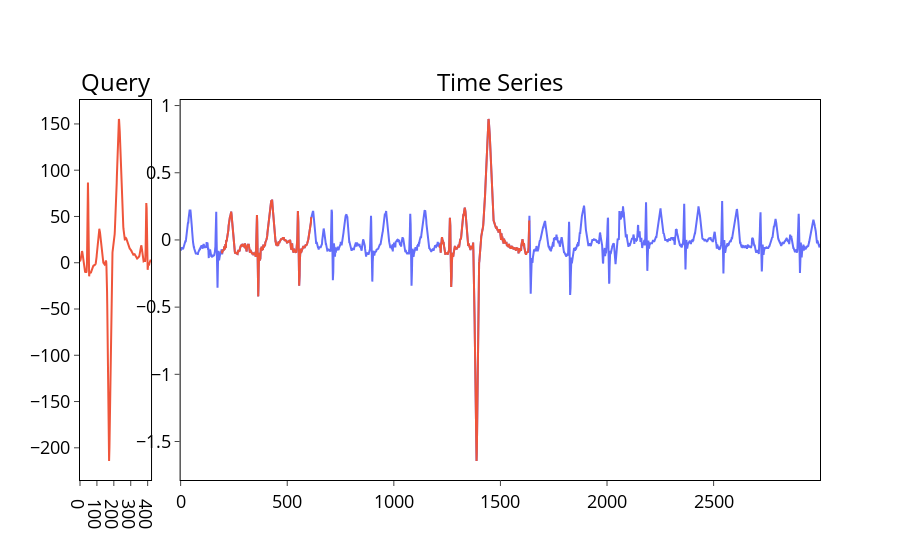

The code cell stored with this chart in its notebook:
### Markdown cell above
Напишите функцию `plot_bestmatch_results()` в модуле *plots.py* для визуализации найденных $topK$ похожих подпоследовательностей временного ряда на образец поиска. За основу возьмите функцию `plot_bestmatch_data()` и добавьте отображение найденных подпоследовательностей, выделив их тем же цветом, что и образец поиска.

### Code cell
plot_bestmatch_results(ts, query, topK_match_results)

### Figure 1 — Plotly figure (JSON) as saved in the notebook; plotly's stock layout.template omitted (floating-point values rounded to 4 significant figures; data arrays with more than 128 entries replaced by an {"elided": "..."} marker saying what was removed)
{"data": [{"line": {"color": "#EF553B"}, "type": "scatter", "x": {"elided": "421 int values"}, "xaxis": "x", "y": {"elided": "421 float values"}, "yaxis": "y"}, {"line": {"color": "#636EFA"}, "type": "scatter", "x": {"elided": "3000 int values"}, "xaxis": "x2", "y": {"elided": "3000 float values"}, "yaxis": "y2"}, {"line": {"color": "#EF553B"}, "type": "scatter", "x": {"elided": "421 int values"}, "xaxis": "x2", "y": {"elided": "421 float values"}, "yaxis": "y2"}, {"line": {"color": "#EF553B"}, "type": "scatter", "x": {"elided": "421 int values"}, "xaxis": "x2", "y": {"elided": "421 float values"}, "yaxis": "y2"}], "layout": {"annotations": [{"font": {"color": "black", "size": 24}, "showarrow": false, "text": "Query", "x": 0.048, "xanchor": "center", "xref": "paper", "y": 1, "yanchor": "bottom", "yref": "paper"}, {"font": {"color": "black", "size": 24}, "showarrow": false, "text": "Time Series", "x": 0.568, "xanchor": "center", "xref": "paper", "y": 1, "yanchor": "bottom", "yref": "paper"}], "plot_bgcolor": "rgba(0,0,0,0)", "showlegend": false, "title": {"x": 0.5}, "xaxis": {"anchor": "y", "domain": [0, 0.096], "linecolor": "#000", "linewidth": 1, "mirror": true, "showgrid": false, "tickfont": {"color": "black", "size": 18}, "ticks": "outside", "tickwidth": 1}, "xaxis2": {"anchor": "y2", "domain": [0.136, 1], "linecolor": "#000", "linewidth": 1, "mirror": true, "showgrid": false, "tickfont": {"color": "black", "size": 18}, "ticks": "outside", "tickwidth": 1}, "yaxis": {"anchor": "x", "domain": [0, 1], "linecolor": "#000", "linewidth": 1, "mirror": true, "showgrid": false, "tickfont": {"color": "black", "size": 18}, "ticks": "outside", "tickwidth": 1, "zeroline": false}, "yaxis2": {"anchor": "x2", "domain": [0, 1], "linecolor": "#000", "linewidth": 1, "mirror": true, "showgrid": false, "tickfont": {"color": "black", "size": 18}, "ticks": "outside", "tickwidth": 1, "zeroline": false}}}
